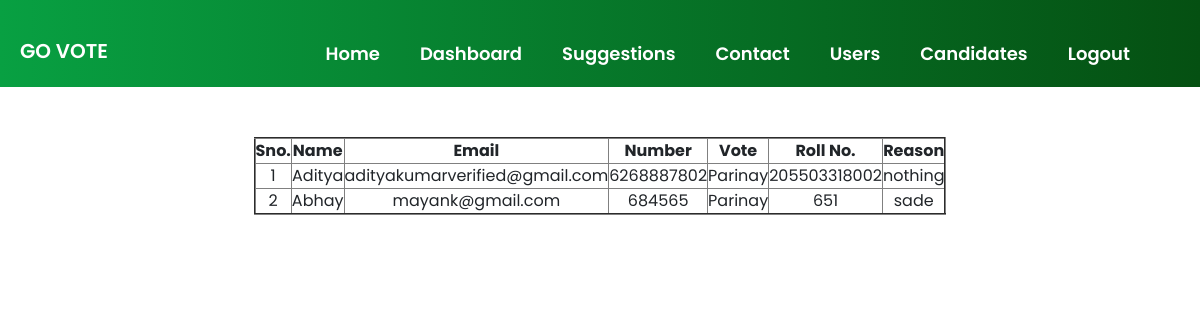
The page /user_details_3.php on the database its author committed.
### tables this page shows
CREATE TABLE `users_3rd` (
  `id` int(11) NOT NULL,
  `name` varchar(60) DEFAULT NULL,
  `email` varchar(60) DEFAULT NULL,
  `Branch` varchar(60) DEFAULT NULL,
  `number` bigint(30) DEFAULT NULL,
  `candidate` varchar(60) DEFAULT NULL,
  `rollno` bigint(30) DEFAULT NULL,
  `reason` varchar(250) DEFAULT NULL
);

### user_details_3.php (the view, shortened to what this page needs)
<!DOCTYPE html>
<html>
<head>
</head>
<body>
 <link rel="stylesheet" href="css/bootstrap.min.css">
 <link rel="stylesheet" href="css/style.css">
 <link rel="stylesheet" href="https://stackpath.bootstrapcdn.com/font-awesome/4.7.0/css/font-awesome.min.css">
</head>
<body>
<div class="container-fluid" id="cont-3">
        <header id="nav-bar">
          <nav class="navbar navbar-expand-lg navbar-light bg-dark">
            <a class="navbar-brand" href=index.html  style="color: white; font-weight: 600; margin-top: 15px;">GO VOTE</a>
            <div class="collapse navbar-collapse" id="navbarNav">
              <ul class="navbar-nav ml-auto animate__animated animate__bounceInDown" style="padding-right: 50px;">
                <li class="nav-item" >
                  <a class="nav-link" href="index.html" style="color:white; font-weight: 600; text-align: center; font-size: 18px; margin-top: 20px;  text-transform: capitalize; padding: 20px;">Home</a>
                </li>
                <li class="nav-item" >
                  <a class="nav-link" href="admin_dashboard.php" style="color:white; font-weight: 600; text-align: center; font-size: 18px; margin-top: 20px;  text-transform: capitalize; padding: 20px;">Dashboard</a>
                </li>
                <li class="nav-item" >
                  <a class="nav-link" href="user_suggestion.php"  style="color: white; font-weight: 600; text-align: center; font-size: 18px; margin-top: 20px;  text-transform: capitalize; padding: 20px;">Suggestions</a>
                </li>
                <li class="nav-item" >
                  <a class="nav-link" href="show_contact.php"  style="color: white; font-weight: 600; text-align: center; font-size: 18px; margin-top: 20px;  text-transform: capitalize; padding: 20px;">Contact</a>
                </li>
                <li class="nav-item">
                  <a class="nav-link" href="user_details_year.php" style="color: white; font-weight: 600; text-align: center; font-size: 18px; margin-top: 20px;  text-transform: capitalize; padding: 20px;">Users</a>
                </li>
                <li class="nav-item">
                  <a class="nav-link" href="user_cand_year.php" style="color: white; font-weight: 600; text-align: center; font-size: 18px; margin-top: 20px;  text-transform: capitalize; padding: 20px;">Candidates</a>
                </li>
                <li class="nav-item" >
                  <a class="nav-link" href="logout.php"  style="color: white; font-weight: 600; text-align: center; font-size: 18px; margin-top: 20px;  text-transform: capitalize; padding: 20px;">Logout</a>
                </li>
              </ul>
            </div>
          </nav>
        </header>
	<section style="padding-top:50px; padding-botton:50px">
        <div class="container">
            <div class="row">
                <div class="col-md-12" >
	<?php session_start();
	include('dbConnect.php');
	$sql = "select * from users_3rd order by id desc";
	$stmt = $pdo->prepare($sql);
	$stmt->execute();
	$rs =  $stmt->fetchAll();
	echo "
		<table border='2'>
			<tr>
				<th>Sno.</th>
				<th>Name</th>
				<th>Email</th>
				<th>Number</th>
				<th>Vote</th>
				<th>Roll No.</th>
				<th>Reason</th>
			</tr>
	";
	$i = 1;
	foreach($rs as $row){
		echo "
		<tr>
			<td>".$i."</td>
			<td>".$row['name']."</td>
			<td>".$row['email']."</td>
			<td>".$row['number']."</td>
			<td>".$row['candidate']."</td>
			<td>".$row['rollno']."</td>
			<td>".$row['reason']."</td>
        </tr>
		";
		$i++;
	}
	echo "</table>";
    ?>
        </div>
            </div>
        </div>
    </section>
</body>
</html>

### css/style.css (style rules this page uses)
* { margin: 0; padding: 0; box-sizing: border-box; font-family: 'Poppins', sans-serif; scroll-behavior: smooth; text-align: center; }
#nav-bar { position: sticky; }
.navbar { background-image: linear-gradient(to right, #08a042,#055012 ); padding: 0; }
.navbar-brand { height: 40px; padding-left: 20px; }
#cont-3 { margin-left: 0; margin-right: 0; padding-left: 0; padding-right: 0; max-width: 100%; }
table { margin-left: auto; margin-right: auto; }

### rows shown on the page
users_3rd: name "Aditya", email "adityakumarverified@gmail.com", number "6268887802", candidate "Parinay", rollno "205503318002", reason "nothing"
users_3rd: name "Abhay", email "mayank@gmail.com", number "684565", candidate "Parinay", rollno "651", reason "sade"
